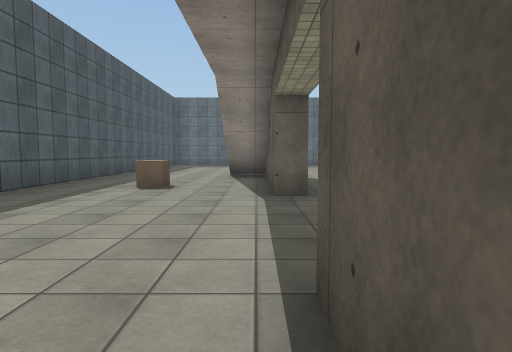
[1] (above)

24 first-person views from a walk through a 3-D level made in the Unity game engine. The camera is 1.3 m above the floor, tilts 4° down and sees 75° across. The floor is counted in squares, 2 m on a side. Each view is taken from the middle of a square. On the plan, view 1 faces up. The plan holds only what a view shows up to about 10 squares ahead; the rest is blank. The place goes on beyond the plan. The player character is not drawn. Surface patterns are stand-ins for the level's own textures.

[2]
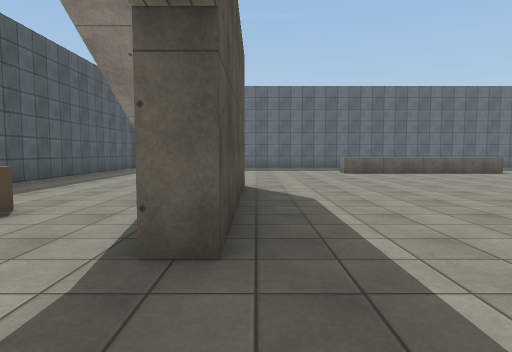

[3]
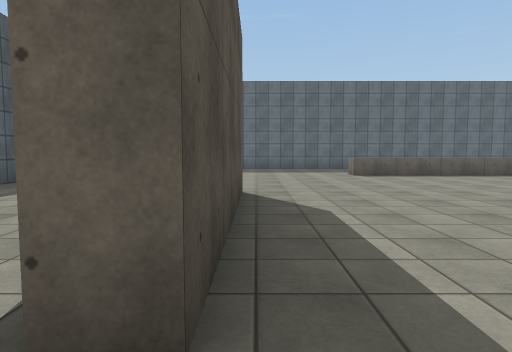

[4]
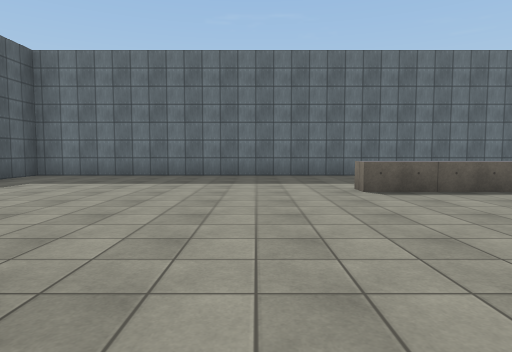

[5]
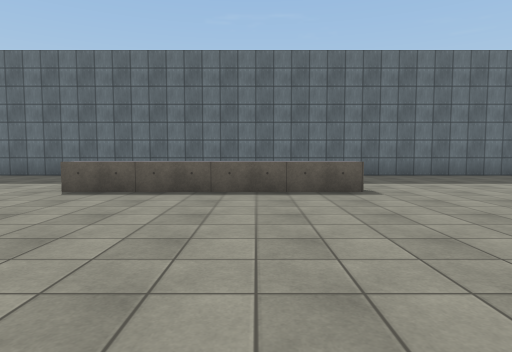

[6]
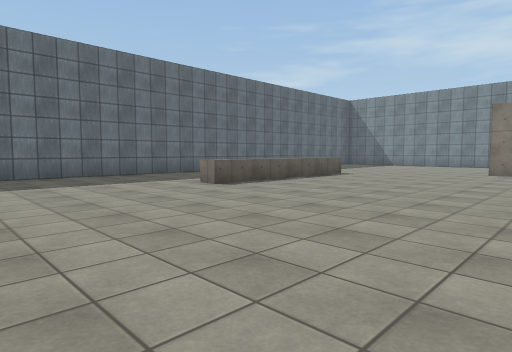

[7]
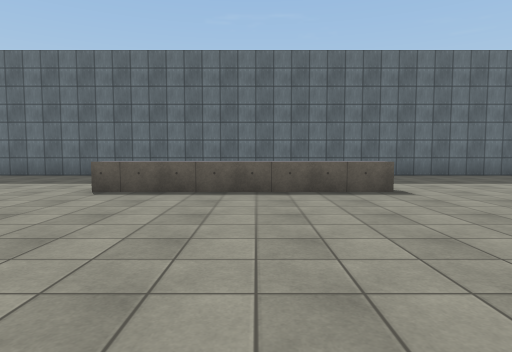

[8]
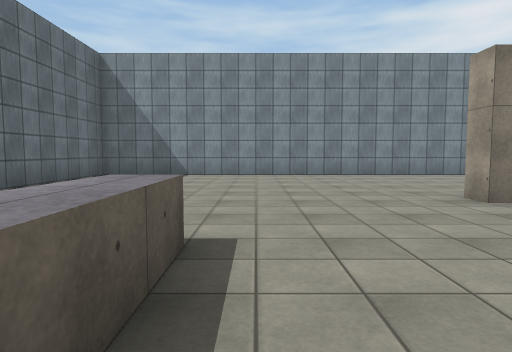

[9]
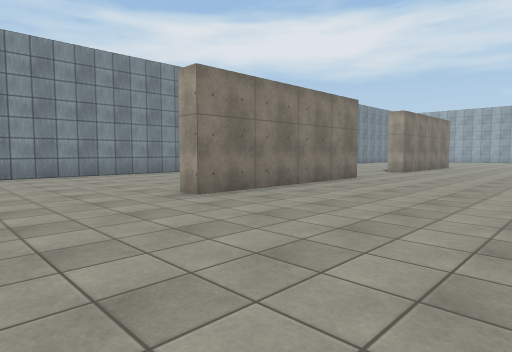

[10]
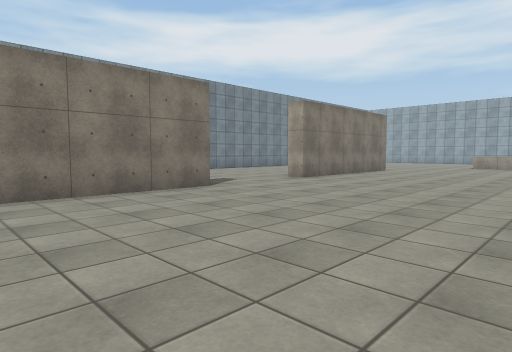

[11]
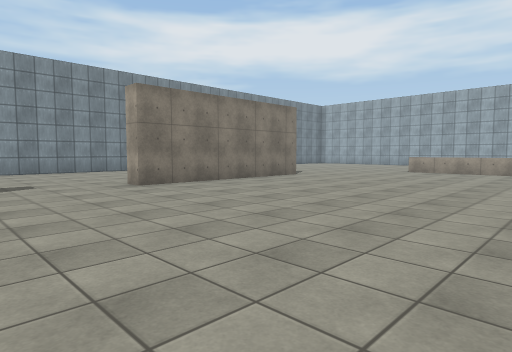

[12]
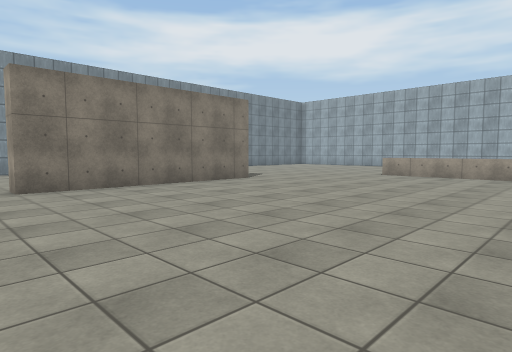

[13]
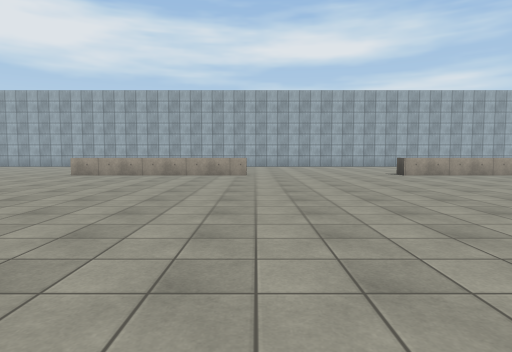

[14]
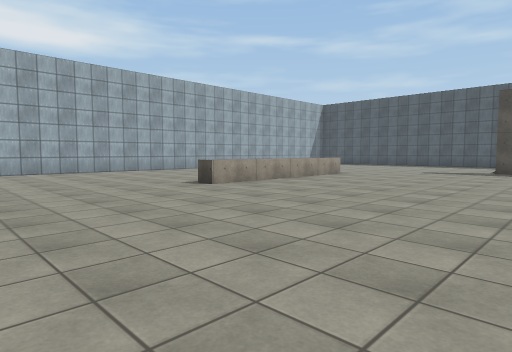

[15]
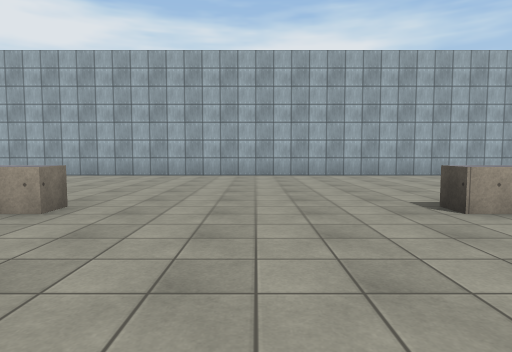

[16]
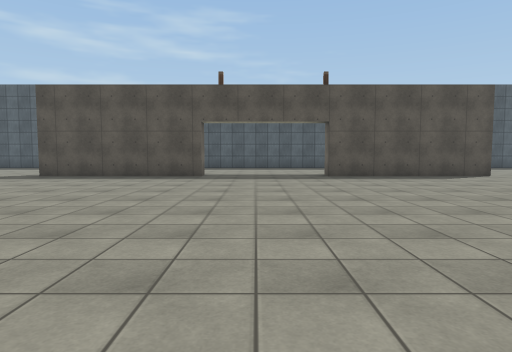

[17]
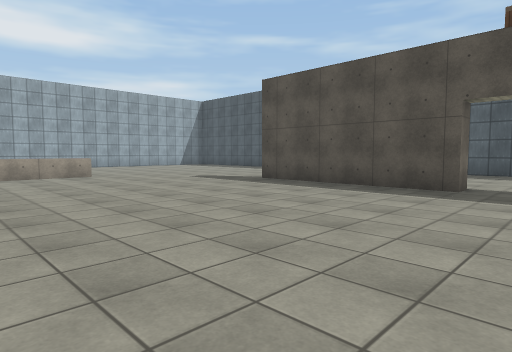

[18]
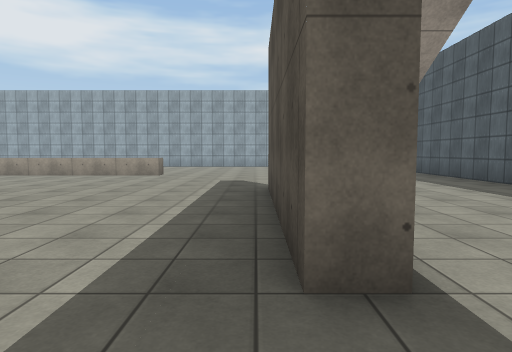

[19]
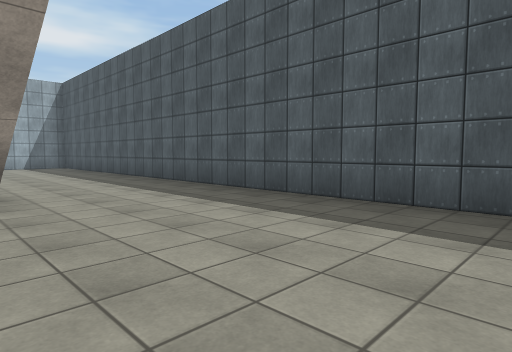

[20]
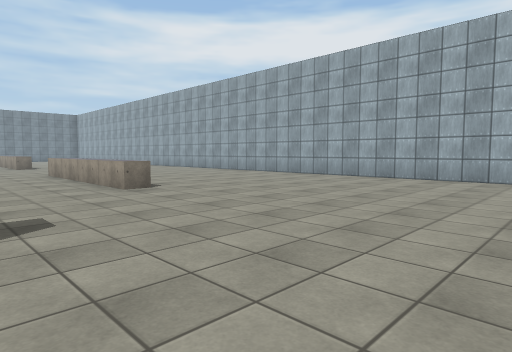

[21]
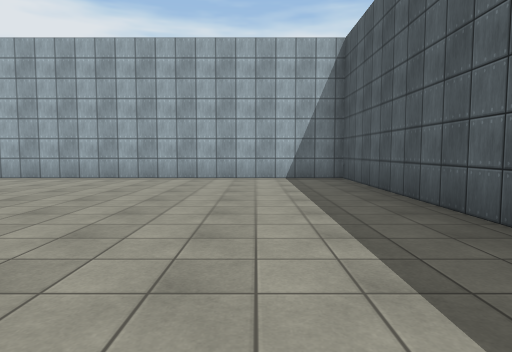

[22]
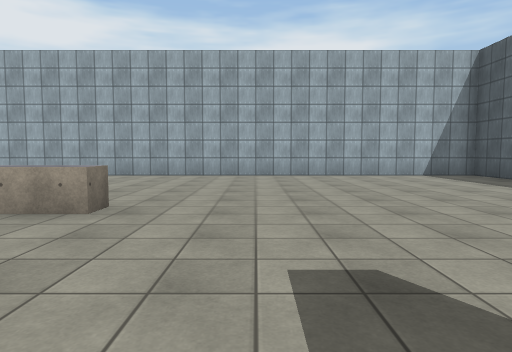

[23]
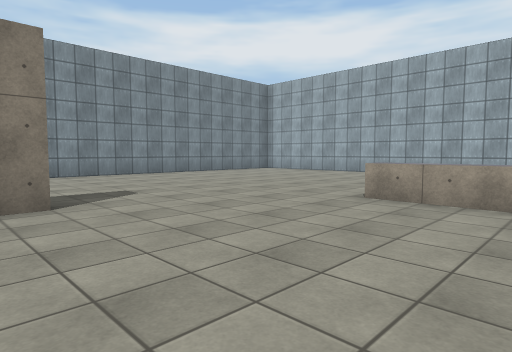

[24]
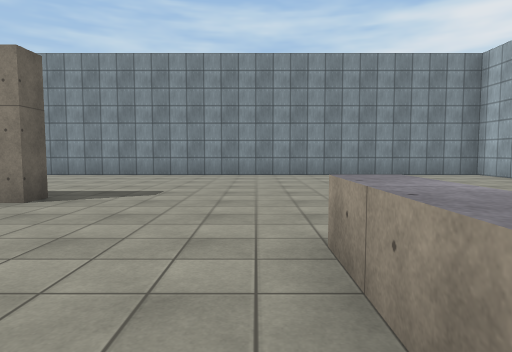

### Floor plan
Points are (right, up) in squares from view 1. A wall is a line through its corners. A room is listed if a view was taken in it or the views show most of it. See-through windows are left out.
Room 1 (views 1, 2, 3, 4, 5, 6, 7, 8, 9, 10, 11, 12, 13, 14, 15, 16, 17, 18, 19, 20, 21, 22, 23, 24)
walls: (0.3, 0.2) (0.3, 1.5) (0.8, 1.5) (0.8, -3); (20.3, 5) (20.3, 10) (20.9, 10); (0.8, 9.6) (0.8, 5) (0.3, 5) (0.3, 7.8); (20.9, -3) (20.3, -3) (20.3, 2) (20.9, 2); (-4.2, 2.5) (-4.2, -12.5) (19.8, -12.5); (25.8, 6.8) (25.8, 17.5) (-4.2, 17.5) (-4.2, 16); (-4.2, 13) (-4.2, 5.4); (24.4, -12.5) (25.8, -12.5) (25.8, 3.5)
low walls: (13.3, -7) (13.3, -6.5) (18.4, -6.5); (3.8, -7.1) (3.8, -6.5) (8.8, -6.5) (8.8, -7); (8.9, 13.5) (3.8, 13.5) (3.8, 14); (18.4, 13.5) (13.3, 13.5) (13.3, 14)
objects: cube (-2, 6)

Where each view was taken, in squares from view 1:
view 1: 0 up, 0 right, facing up
view 2: 3 up, 1 right, facing up
view 3: 4 up, 1 right, facing up
view 4: 8 up, 2 right, facing up
view 5: 8 up, 7 right, facing up
view 6: 8 up, 9 right, facing up-right
view 7: 8 up, 16 right, facing up
view 8: 13 up, 16 right, facing right
view 9: 13 up, 16 right, facing down-right
view 10: 9 up, 15 right, facing down-right
view 11: 5 up, 14 right, facing down-right
view 12: 3 up, 14 right, facing down-right
view 13: 3 up, 13 right, facing down
view 14: 1 down, 13 right, facing down-left
view 15: 3 down, 11 right, facing down
view 16: 3 up, 10 right, facing left
view 17: 3 up, 7 right, facing down-left
view 18: 3 up, 1 right, facing down
view 19: 3 up, 0 right, facing down-left
view 20: 4 down, 2 left, facing down-right
view 21: 4 down, 2 left, facing down
view 22: 3 down, 2 right, facing down
view 23: 2 down, 16 right, facing down-right
view 24: 6 down, 16 right, facing right
